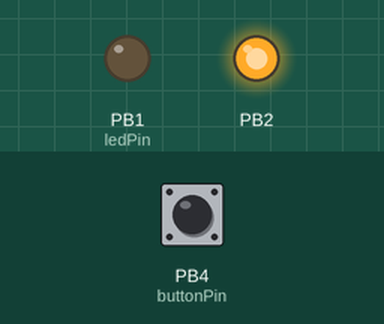
Recording of a sketch running on a simulated ATtiny85, built with avr-gcc and run on an emulated ATtiny85. On the bench: output pins drawn as LEDs (lit = HIGH). Inputs (shaded band) come from the test bench; at power-on: PB4 (buttonPin) LOW. At 3.9 s the program stops and its outputs stay as they are.

Above: at 1.2 s.
1.3 s: PB4 (buttonPin) pulled HIGH for 0.15 s
At 1.43 s:
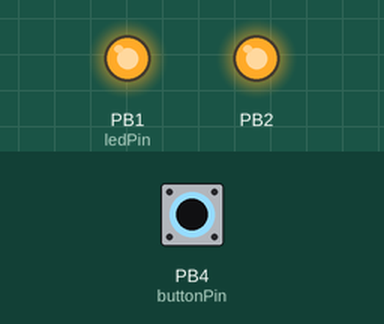
Timing chart, 0 to 4.3 s (numbered marks = the images above; inputs shaded):
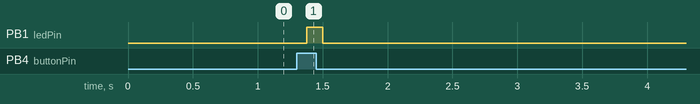

The sketch:

sensorV01.ino
```cpp
#include "TinyWireS.h"

const int buttonPin = 4;
const int ledPin =  1;
int buttonState = 0;

void setup()
{
   pinMode(buttonPin, INPUT);
   pinMode(ledPin, OUTPUT);
   TinyWireS.begin(1);
   //Serial.begin(9600);
}

void loop()
{
    buttonState = digitalRead(buttonPin);
    byte data1 = 1;
    byte data2 = 0;

    //Serial.println(buttonState);
    if (buttonState == HIGH){
        digitalWrite(ledPin, HIGH);
        TinyWireS.send(data1);
        }
     else{
         digitalWrite(ledPin, LOW);
         TinyWireS.send(data2);
      }
    delay(125);
}
```

Measured:
- after the input at 1.3 s, PB1 (ledPin): LOW → HIGH after 0.08 s, → LOW 0.13 s later
